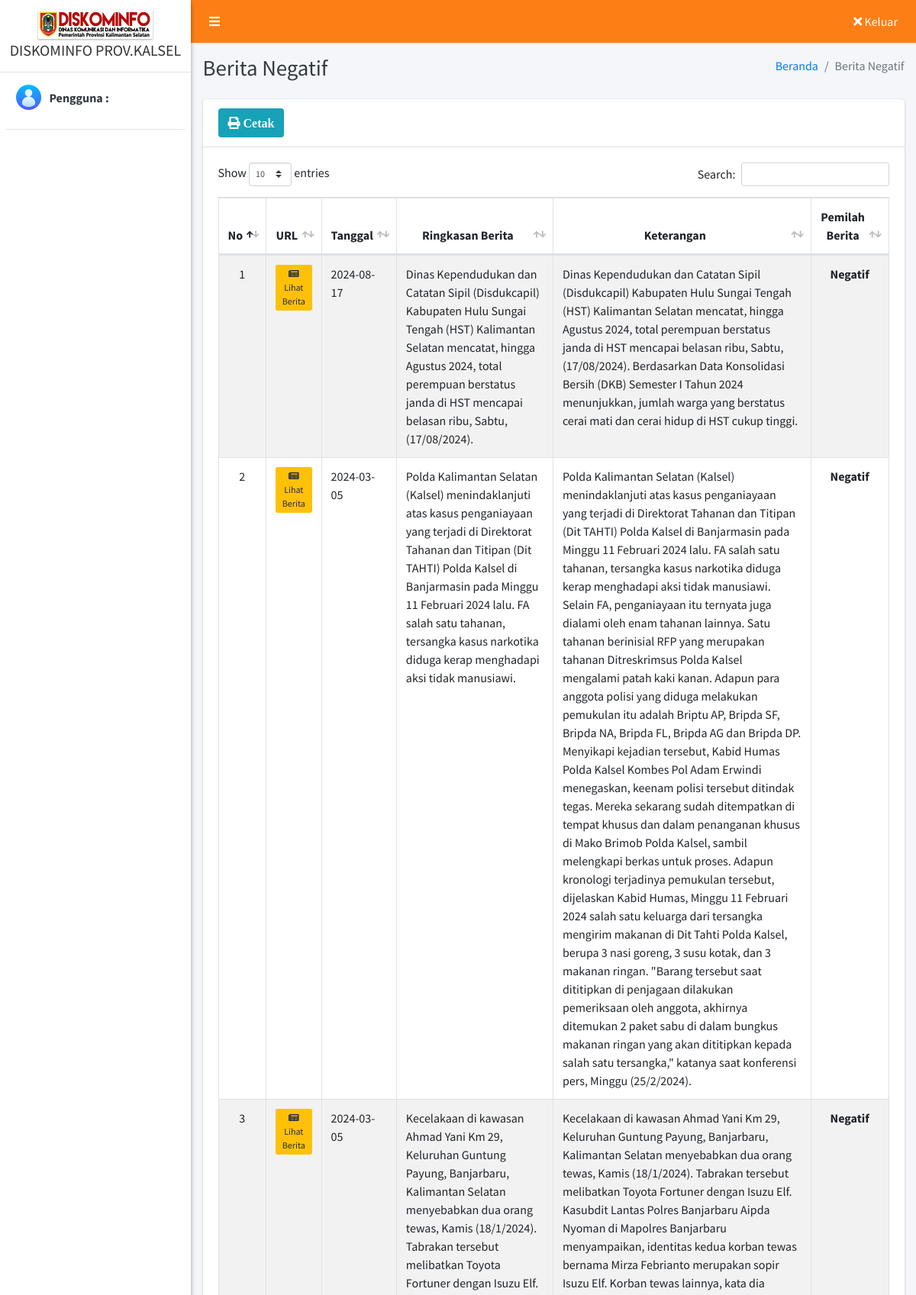
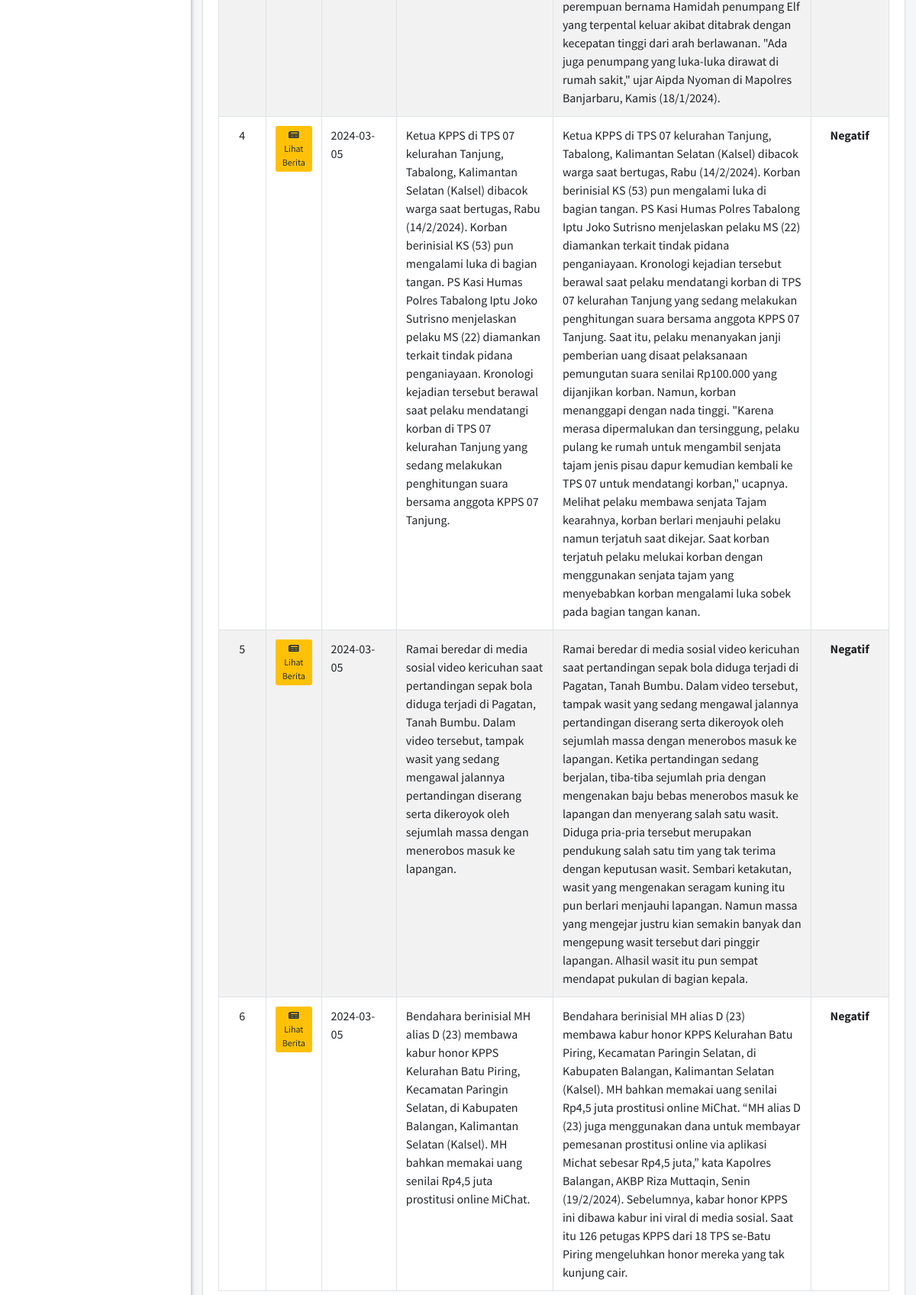
Page /admin/negatif/index.php (upper part) on the committed database (2 pictures, top to bottom).
### tables this page shows
CREATE TABLE `berita` (
  `id_berita` int NOT NULL,
  `url` text NOT NULL,
  `sumber_berita` varchar(40) NOT NULL,
  `tema` varchar(255) NOT NULL,
  `tgl_berita` date NOT NULL,
  `ringkasan` text NOT NULL,
  `keterangan` text NOT NULL,
  `pemilah` varchar(25) NOT NULL,
  `verifikasi` varchar(50) DEFAULT NULL
);

### admin/negatif/index.php (the view, shortened to what this page needs)
<?php
require '../../config/koneksi.php';
?>
<!DOCTYPE html>
<html>
<?php
include '../../templates/head.php';
?>
<body class="hold-transition sidebar-mini layout-fixed">
    <div class="wrapper">
        <?php
        include '../../templates/navbar.php';
        ?>
        <?php
        include '../../templates/sidebar.php';
        ?>
        <div class="content-wrapper">
            <div class="content-header">
                <div class="container-fluid">
                    <div class="row mb-2">
                        <div class="col-sm-6">
                            <h1 class="m-0 text-dark">Berita Negatif</h1>
                        </div>
                        <div class="col-sm-6">
                            <ol class="breadcrumb float-sm-right">
                                <li class="breadcrumb-item"><a href="#">Beranda</a></li>
                                <li class="breadcrumb-item active">Berita Negatif</li>
                            </ol>
                        </div>
                    </div>
                </div>
            </div>
            <section class="content">
                <div class="container-fluid">
                    <div class="row">
                        <div class="col-12">
                            <div class="card card-outline">
                                <div class="card-header">
                                    <a href="print" target="blank" class="btn bg-info"><i class="fa fa-print"> Cetak</i></a>
                                </div>
                                <div class="card-body">
                                    <div class="table-responsive">
                                        <table id="example1" class="table table-bordered table-striped">
                                            <thead class="">
                                                <tr align="center">
                                                    <th>No</th>
                                                    <th>URL</th>
                                                    <th>Tanggal</th>
                                                    <th>Ringkasan Berita</th>
                                                    <th>Keterangan</th>
                                                    <th>Pemilah Berita</th>
                                                </tr>
                                            </thead>
                                            <tbody style="background-color: white">
                                                <?php
                                                $no = 1;
                                                $data = $koneksi->query("SELECT * FROM berita WHERE pemilah = 'Negatif' ORDER BY id_berita DESC");
                                                while ($row = $data->fetch_array()) {
                                                ?>
                                                    <tr>
                                                        <td align="center"><?= $no++ ?></td>
                                                        <td> <a href="<?= $row['url'] ?>" target="blank" class="btn btn-block btn-xs bg-yellow"><i class="fa fa-newspaper"></i> Lihat Berita</a></td>
                                                        <td><?= $row['tgl_berita'] ?></td>
                                                        <td><?= $row['ringkasan'] ?></td>
                                                        <td><?= $row['keterangan'] ?></td>
                                                        <td align="center"><b><?= $row['pemilah'] ?></b></td>
                                                    </tr>
                                                <?php } ?>
                                            </tbody>
                                        </table>
                                    </div>
                                </div>
                            </div>
                        </div>
                    </div>
                </div>
            </section>
        </div>
    </div>
</body>
</html>

### rows in the picture
berita: tgl_berita "2024-08-17", ringkasan "Dinas Kependudukan dan Catatan Sipil (Disdukcapil) Kabupaten Hulu Sungai Tengah (HST) Kalimantan Selatan mencatat, hingga Agustus 2024, total perempuan berstatus janda di HST mencapai belasan ribu, Sabtu, (17/08/2024).", keterangan "Dinas Kependudukan dan Catatan Sipil (Disdukcapil) Kabupaten Hulu Sungai Tengah (HST) Kalimantan Selatan mencatat, hingga Agustus 2024, total perempuan berstatus janda di HST mencapai belasan ribu, Sabtu, (17/08/2024). Berdasarkan Data Konsolidasi Bersih (DKB) Semester I Tahun 2024 menunjukkan, jumlah warga yang berstatus cerai mati dan cerai hidup di HST cukup tinggi.", pemilah "Negatif"
berita: tgl_berita "2024-03-05", ringkasan "Polda Kalimantan Selatan (Kalsel) menindaklanjuti atas kasus penganiayaan yang terjadi di Direktorat Tahanan dan Titipan (Dit TAHTI) Polda Kalsel di Banjarmasin pada Minggu 11 Februari 2024 lalu. FA salah satu tahanan, tersangka kasus narkotika diduga kerap menghadapi aksi tidak manusiawi.", keterangan "Polda Kalimantan Selatan (Kalsel) menindaklanjuti atas kasus penganiayaan yang terjadi di Direktorat Tahanan dan Titipan (Dit TAHTI) Polda Kalsel di Banjarmasin pada Minggu 11 Februari 2024 lalu. FA salah satu tahanan, tersangka kasus narkotika diduga kerap menghadapi aksi tidak manusiawi. Selain FA, penganiayaan itu ternyata juga dialami oleh enam tahanan lainnya. Satu tahanan berinisial RFP yang merupakan tahanan Ditreskrimsus Polda Kalsel mengalami patah kaki kanan. Adapun para anggota polisi yang diduga melakukan pemukulan itu adalah Briptu AP, Bripda SF, Bripda NA, Bripda FL, Bripda AG dan Bripda DP. Menyikapi kejadian tersebut, Kabid Humas Polda Kalsel Kombes Pol Adam Erwindi…", pemilah "Negatif"
berita: tgl_berita "2024-03-05", ringkasan "Kecelakaan di kawasan Ahmad Yani Km 29, Keluruhan Guntung Payung, Banjarbaru, Kalimantan Selatan menyebabkan dua orang tewas, Kamis (18/1/2024). Tabrakan tersebut melibatkan Toyota Fortuner dengan Isuzu Elf.", keterangan "Kecelakaan di kawasan Ahmad Yani Km 29, Keluruhan Guntung Payung, Banjarbaru, Kalimantan Selatan menyebabkan dua orang tewas, Kamis (18/1/2024). Tabrakan tersebut melibatkan Toyota Fortuner dengan Isuzu Elf. Kasubdit Lantas Polres Banjarbaru Aipda Nyoman di Mapolres Banjarbaru menyampaikan, identitas kedua korban tewas bernama Mirza Febrianto merupakan sopir Isuzu Elf. Korban tewas lainnya, kata dia perempuan bernama Hamidah penumpang Elf yang terpental keluar akibat ditabrak dengan kecepatan tinggi dari arah berlawanan. \"Ada juga penumpang yang luka-luka dirawat di rumah sakit,\" ujar Aipda Nyoman di Mapolres Banjarbaru, Kamis (18/1/2024).", pemilah "Negatif"
berita: tgl_berita "2024-03-05", ringkasan "Ketua KPPS di TPS 07 kelurahan Tanjung, Tabalong, Kalimantan Selatan (Kalsel) dibacok warga saat bertugas, Rabu (14/2/2024). Korban berinisial KS (53) pun mengalami luka di bagian tangan. PS Kasi Humas Polres Tabalong Iptu Joko Sutrisno menjelaskan pelaku MS (22) diamankan terkait tindak pidana penganiayaan. Kronologi kejadian tersebut berawal saat pelaku mendatangi korban di TPS 07 kelurahan Tanjung yang sedang melakukan penghitungan suara bersama anggota KPPS 07 Tanjung.", keterangan "Ketua KPPS di TPS 07 kelurahan Tanjung, Tabalong, Kalimantan Selatan (Kalsel) dibacok warga saat bertugas, Rabu (14/2/2024). Korban berinisial KS (53) pun mengalami luka di bagian tangan. PS Kasi Humas Polres Tabalong Iptu Joko Sutrisno menjelaskan pelaku MS (22) diamankan terkait tindak pidana penganiayaan. Kronologi kejadian tersebut berawal saat pelaku mendatangi korban di TPS 07 kelurahan Tanjung yang sedang melakukan penghitungan suara bersama anggota KPPS 07 Tanjung. Saat itu, pelaku menanyakan janji pemberian uang disaat pelaksanaan pemungutan suara senilai Rp100.000 yang dijanjikan korban. Namun, korban menanggapi dengan nada tinggi. \"Karena merasa dipermalukan dan tersinggung,…", pemilah "Negatif"
berita: tgl_berita "2024-03-05", ringkasan "Ramai beredar di media sosial video kericuhan saat pertandingan sepak bola diduga terjadi di Pagatan, Tanah Bumbu. Dalam video tersebut, tampak wasit yang sedang mengawal jalannya pertandingan diserang serta dikeroyok oleh sejumlah massa dengan menerobos masuk ke lapangan.", keterangan "Ramai beredar di media sosial video kericuhan saat pertandingan sepak bola diduga terjadi di Pagatan, Tanah Bumbu. Dalam video tersebut, tampak wasit yang sedang mengawal jalannya pertandingan diserang serta dikeroyok oleh sejumlah massa dengan menerobos masuk ke lapangan. Ketika pertandingan sedang berjalan, tiba-tiba sejumlah pria dengan mengenakan baju bebas menerobos masuk ke lapangan dan menyerang salah satu wasit. Diduga pria-pria tersebut merupakan pendukung salah satu tim yang tak terima dengan keputusan wasit. Sembari ketakutan, wasit yang mengenakan seragam kuning itu pun berlari menjauhi lapangan. Namun massa yang mengejar justru kian semakin banyak dan mengepung wasit tersebut…", pemilah "Negatif"
berita: tgl_berita "2024-03-05", ringkasan "Bendahara berinisial MH alias D (23) membawa kabur honor KPPS Kelurahan Batu Piring, Kecamatan Paringin Selatan, di Kabupaten Balangan, Kalimantan Selatan (Kalsel). MH bahkan memakai uang senilai Rp4,5 juta prostitusi online MiChat.", keterangan "Bendahara berinisial MH alias D (23) membawa kabur honor KPPS Kelurahan Batu Piring, Kecamatan Paringin Selatan, di Kabupaten Balangan, Kalimantan Selatan (Kalsel). MH bahkan memakai uang senilai Rp4,5 juta prostitusi online MiChat. “MH alias D (23) juga menggunakan dana untuk membayar pemesanan prostitusi online via aplikasi Michat sebesar Rp4,5 juta,” kata Kapolres Balangan, AKBP Riza Muttaqin, Senin (19/2/2024). Sebelumnya, kabar honor KPPS ini dibawa kabur ini viral di media sosial. Saat itu 126 petugas KPPS dari 18 TPS se-Batu Piring mengeluhkan honor mereka yang tak kunjung cair.", pemilah "Negatif"
